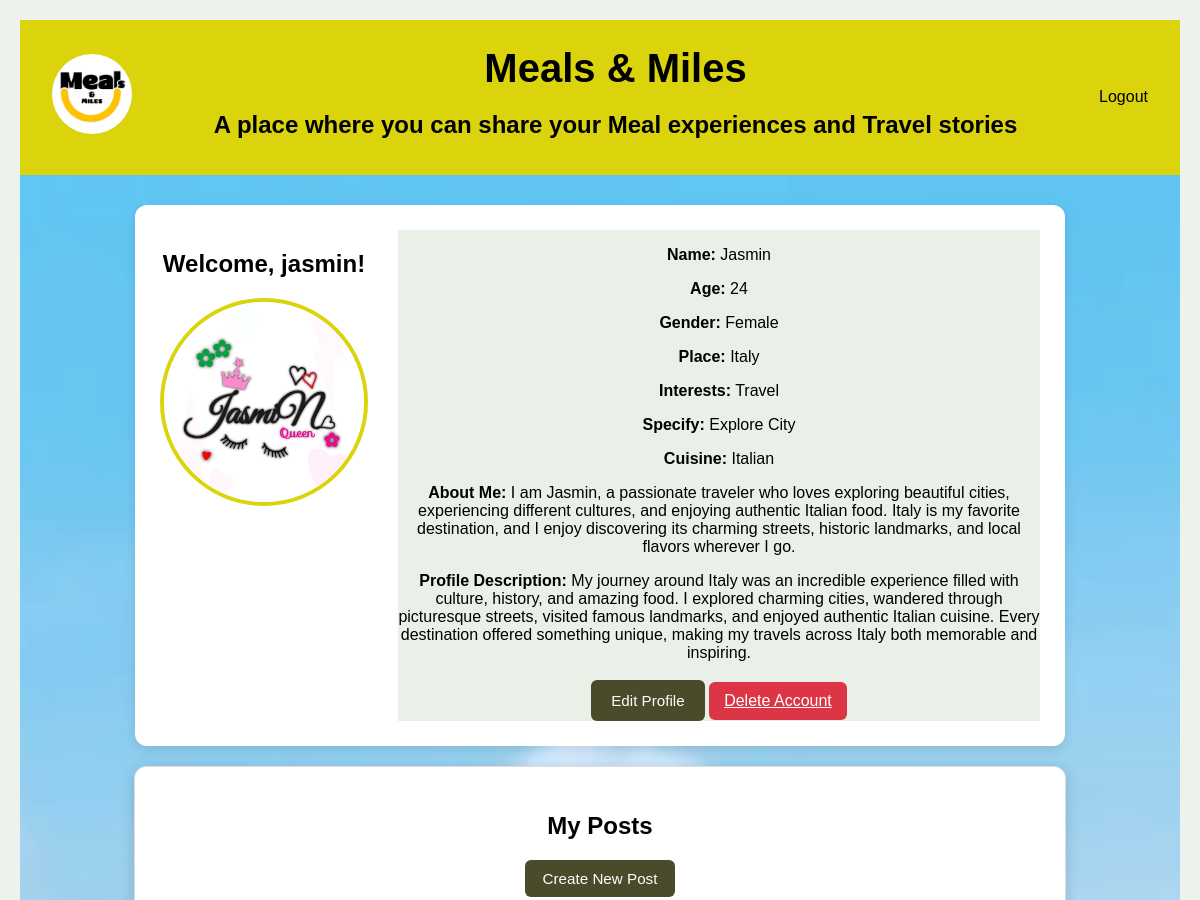
Page /account (signed in, upper part) on the earlier database version.
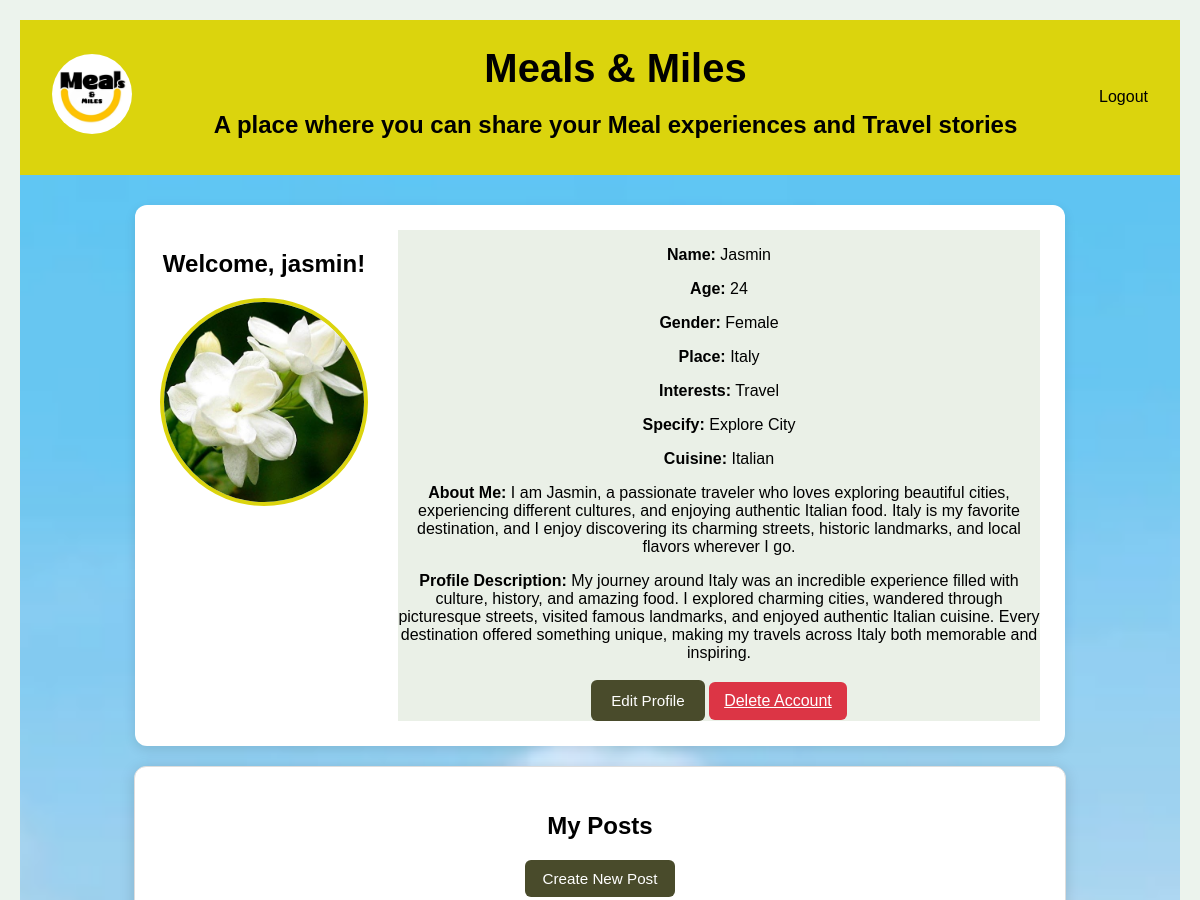
Same page on the later database version.
### Database/models.py (models this page shows)
class User(db.Model, UserMixin):
    id = db.Column(db.Integer, primary_key=True)
    posts = db.relationship('Post', backref='author', lazy=True , cascade="all, delete-orphan")
    comments = db.relationship('Comment', backref='user', lazy=True, cascade="all, delete-orphan")
    likes = db.relationship('Like', backref='user', lazy=True, cascade="all, delete-orphan")
    username = db.Column( db.String(150),unique=True, nullable=False)
    email = db.Column(db.String(150), unique=True, nullable=False)
    password = db.Column( db.String(255), nullable=False )
    profile_pic = db.Column(db.String(255),
        default='images/Default-Profile-Picture.png')
    name = db.Column(db.String(100))
    age = db.Column(db.Integer)
    gender = db.Column(db.String(20))
    place = db.Column(db.String(100))
    interests = db.Column(db.String(300))
    specify = db.Column(db.String(300))
    cuisine = db.Column(db.String(100))
    about_me = db.Column(db.Text)
    profile_description = db.Column(db.Text)

### Database/views.py (the view)
@views.route('/account')
@login_required
def account():
    community_posts = Post.query.filter(
        Post.user_id != current_user.id
    ).order_by(
        Post.id.desc()
    ).limit(5).all()
    return render_template(
        'account.html',
        user=current_user,
        community_posts=community_posts
    )

### Database/__init__.py (called while the page is built)
@login_manager.user_loader
def load_user(user_id):
    from .models import User
    return User.query.get(int(user_id))

### Database/templates/account.html (shortened to what this page needs)
<!DOCTYPE html>
<html lang="en">
<head>
    <link rel="stylesheet" href="{{ url_for('static', filename='css/account.css') }}">
    <link rel="stylesheet" href="https://cdnjs.cloudflare.com/ajax/libs/font-awesome/6.5.1/css/all.min.css">
</head>
<body>
    <nav class="navbar">
        <div class="nav-left">
            <img src="{{ url_for('static', filename='images/logo.png') }}" alt="LOGO" class="logo">
        </div>
        <div class="nav-center">
            <h1 class="main-heading">Meals & Miles</h1>
            <h2>A place where you can share your Meal experiences and Travel stories</h2>
        </div>
        <div class="nav-right" id="navRight">
            <a href="{{ url_for('views.logout') }}">Logout</a>
        </div>
    </nav>
    <section class="main">
        <div class="profile-container">
            <div class="profile-left">
                <h2>Welcome, {{ current_user.username }}!</h2>
                {% if user.profile_pic %}
                <img src="{{ url_for('static', filename='uploads/' + user.profile_pic) }}" class="profile-pic">
                {% else %}
                <img src="{{ url_for('static', filename='images/default.png') }}" class="profile-pic">
                {% endif %}
                <br><br>
                <br>
            </div>
            <div class="profile-right">
                {% if current_user.name %}
                <p><strong>Name:</strong> {{ current_user.name }}</p>
                {% endif %}
                {% if current_user.age %}
                <p><strong>Age:</strong> {{ current_user.age }}</p>
                {% endif %}
                {% if current_user.gender %}
                <p><strong>Gender:</strong> {{ current_user.gender }}</p>
                {% endif %}
                {% if current_user.place %}
                <p><strong>Place:</strong> {{ current_user.place }}</p>
                {% endif %}
                {% if current_user.interests %}
                <p><strong>Interests:</strong> {{ current_user.interests }}</p>
                {% endif %}
                {% if current_user.specify %}
                <p><strong>Specify:</strong> {{ current_user.specify }}</p>
                {% endif %}
                {% if current_user.cuisine %}
                <p><strong>Cuisine:</strong> {{ current_user.cuisine }}</p>
                {% endif %}
                {% if current_user.about_me %}
                <p><strong>About Me:</strong> {{ current_user.about_me }}</p>
                {% endif %}
                {% if current_user.profile_description %}
                <p><strong>Profile Description:</strong> {{ current_user.profile_description }}</p>
                {% endif %}
                <button class="profile-btn" onclick="window.location.href='/edit'">Edit Profile</button>
                <a href="/delete_account" class="delete-btn"
                    onclick="return confirm('Are you sure? This will permanently delete your account and posts.')">Delete
                    Account</a>
            </div>
        </div>
        <section class="posts-section" id="postsSection">
            <h2>My Posts</h2>
            <button class="profile-btn" onclick="window.location.href='/create_post'">Create New Post</button>
        </section>
    </section>
</body>
</html>

Differences in the rows shown:
changed User "jasmin": profile_pic: a different picture
